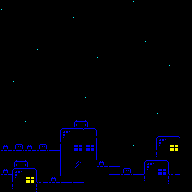

A level layout from a 2D game, rendered from its tile map. Below: a short description, then the map file with its tile-grid data intact:
An orthogonal 16x24 tile map with 12x8 px tiles, 1 tile layer (level), 2 tilesets.

<map version="1.10" tiledversion="1.11.0" orientation="orthogonal" renderorder="left-up" width="16" height="24" tilewidth="12" tileheight="8" infinite="0" nextlayerid="2" nextobjectid="1">
 <tileset firstgid="1" source="tileset.tsx" />
 <tileset firstgid="129" source="menuTileset.tsx" />
 <layer id="1" name="level" width="16" height="24">
  <data encoding="csv">
129,129,129,129,129,129,129,129,129,129,129,241,129,129,129,129,
241,129,129,129,129,129,129,129,129,129,129,129,129,129,129,129,
129,129,129,129,129,129,241,129,129,129,129,129,129,129,129,129,
129,129,129,129,129,129,129,129,129,129,129,129,129,129,129,129,
129,129,129,129,129,129,129,129,129,129,129,129,129,129,129,129,
129,129,129,129,129,129,129,129,129,129,129,129,241,129,129,129,
129,129,129,241,129,129,129,129,129,129,129,129,129,129,129,129,
129,129,129,129,129,129,129,129,241,129,129,129,129,129,129,129,
129,129,129,129,129,129,129,129,129,129,129,129,129,129,241,129,
129,129,129,129,129,129,129,129,129,129,129,129,129,129,129,129,
129,241,129,129,129,129,129,129,129,129,129,129,129,129,129,129,
129,129,129,129,129,129,129,129,129,129,129,129,129,129,129,129,
129,129,129,129,129,129,129,241,129,129,129,129,129,129,129,129,
129,129,129,129,129,129,129,129,129,129,129,129,129,129,129,129,
129,129,129,129,129,129,129,129,129,129,129,129,129,241,129,129,
129,129,241,129,129,129,172,173,129,129,129,129,129,129,129,129,
129,129,129,129,129,188,189,189,190,129,129,129,129,129,129,129,
129,129,129,129,129,204,129,129,190,129,129,129,129,188,189,129,
239,240,239,240,208,203,216,216,206,129,129,241,129,204,217,129,
129,156,157,129,129,203,129,129,206,129,129,129,129,220,129,129,
129,172,173,129,129,203,223,129,239,208,129,129,188,189,190,129,
239,188,189,190,129,203,129,129,129,208,240,208,204,216,207,129,
129,204,217,207,239,208,208,129,129,129,176,176,220,221,222,129,
129,220,221,222,129,129,129,129,129,129,129,129,129,129,129,129
</data>
 </layer>
</map>
